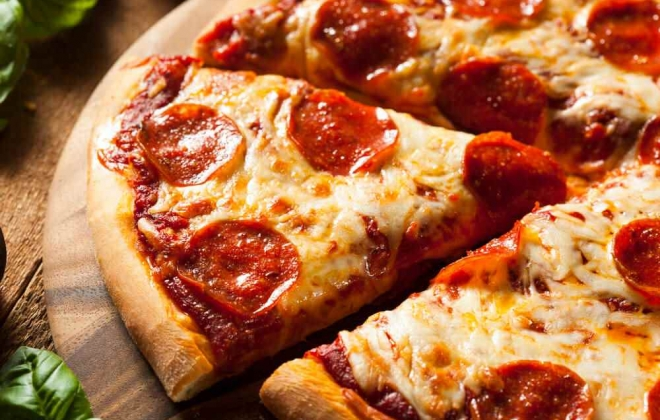
#> input picture images/imagens-opencv/pizza.jpg, 660 x 420 px
$ python intro-cv.py
#> lines starting #> are read from the running program, lines starting #| are printed output that depends on the picture
import cv2
import matplotlib.pyplot as plt

img = cv2.imread('pizza.jpg')
#> img is the input picture: shape (420, 660, 3); mean B, G, R 67.1, 108.7, 175.1
plt.imshow(img[:,:,::-1])
plt.xticks([]), plt.yticks([])
plt.show()

# Mostra o valor [B, G, R]
img[0, 0, 0]

# Converte para preto e branco
imgGray = cv2.cvtColor(img, cv2.COLOR_BGR2GRAY)
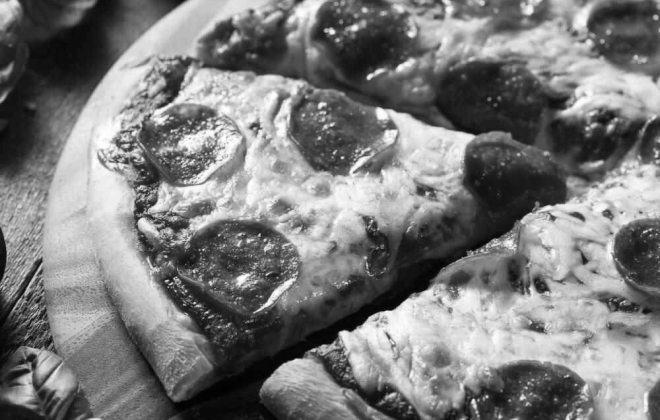
#> imgGray: shape (420, 660); min 0, max 254, mean 123.8
plt.imshow(imgGray, cmap='gray')
plt.show()

# Cria nova janela com histograma
plt.figure()
plt.hist(imgGray.ravel(), bins=256)

# Controlar brilho da imagem
imgGray2 = cv2.add(imgGray, 50)
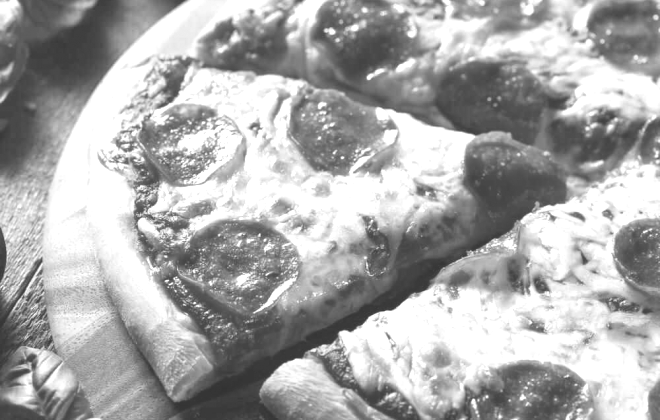
#> imgGray2: shape (420, 660); min 50, max 255, mean 170.8
plt.figure()
plt.imshow(imgGray2, cmap='gray')

# Cria nova janela com histograma
plt.figure()
plt.hist(imgGray2.ravel(), bins=256)
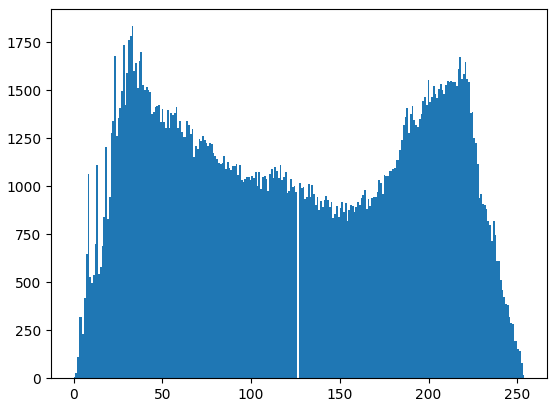
#> figure drawn by matplotlib, 1 panel; tallest bar 1834 high, from x = 32.74 to 33.73
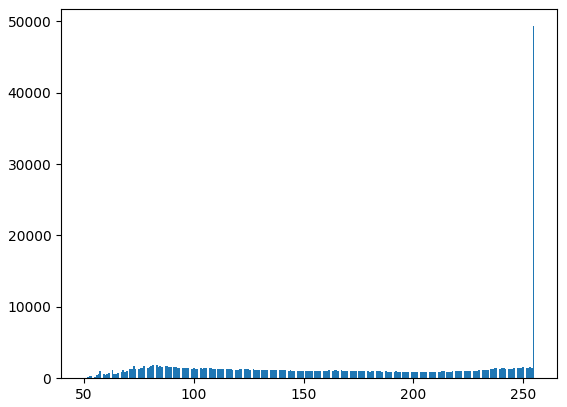
#> figure drawn by matplotlib, 1 panel; tallest bar 49327 high, from x = 254.2 to 255
